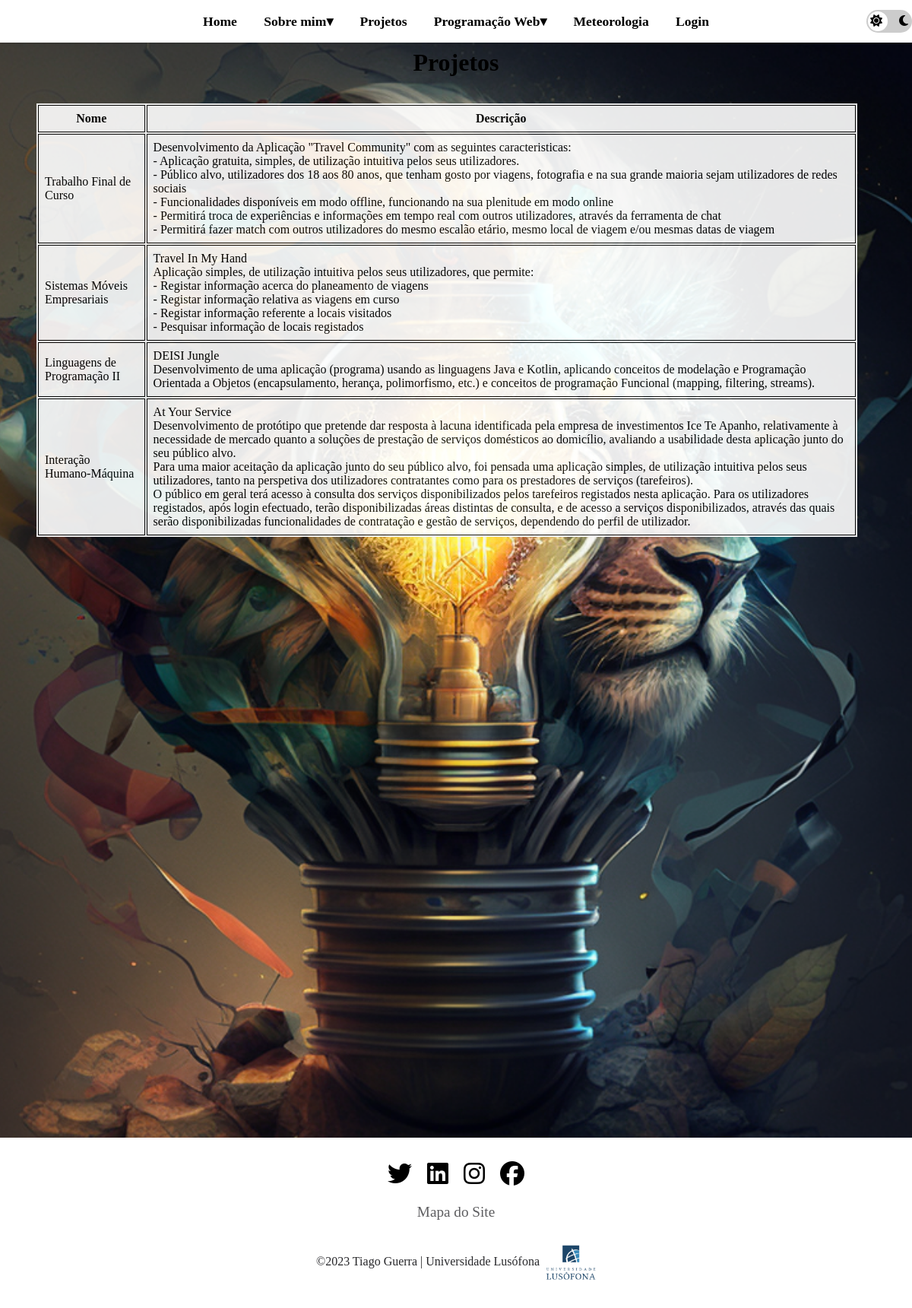
Page /projetos on the committed database.
### portfolio/models.py (models this page shows, shortened)
class Projeto(models.Model):
    nome = models.CharField(max_length=75)
    descricao = models.TextField(max_length=2000)

### portfolio/views.py (the view)
# urls.py: path('projetos', views.projetos_page_view, name='projetos'),
def projetos_page_view(request):
    projetos = Projeto.objects.all()
    return render(request, 'portfolio/projetos.html', {'projetos': projetos})

### portfolio/templates/portfolio/projetos.html (shortened to what this page needs)
{% extends 'portfolio/layout.html' %}
{% load static %}
{% block head %}
<link rel="stylesheet" href="{% static 'css/projetos.css' %}">
{% endblock %}
{% block main %}
    <h1>Projetos</h1>
    <table class="tabelaOutros">
        <thead>
            <tr class="header-tr">
                <th>Nome</th>
                <th>Descrição</th>
            </tr>
        </thead>
        <tbody>
        {% for projeto in projetos %}
            <tr>
              <td>{{ projeto.nome }}</td>
              <td>{{ projeto.descricao | safe }}</td>
            </tr>
        {% endfor %}
        </tbody>
    </table>
{% endblock %}

### portfolio/static/css/projetos.css (style rules this page uses)
* { padding: 0; margin: 0; }
body { background-image: url('../images/enterpreneur_art.png'); background-position: center; background-repeat: no-repeat; background-size: cover; background-attachment: fixed; text-align: center; }
h1 { position: absolute; top: 8vh; width: 100%; }
table { display: inline-block; min-width: 100px; vertical-align: top; margin-right: 2%; margin-top: 10vh; opacity: 0.9; }
th, td { border: 1px solid black; padding: 8px; text-align: left; }
th { text-align: center; }
.header-tr { font-weight: bold; }

### portfolio/static/css/geral-light.css (style rules this page uses)
html, body { height: 100%; margin: 0; padding: 0; }
.tabelaOutros { background-color: white; color: black; width: 90%; }

### rows in the picture
Projeto: nome "Trabalho Final de Curso", descricao "Desenvolvimento da Aplicação \"Travel Community\" com as seguintes caracteristicas: - Aplicação gratuita, simples, de utilização intuitiva pelos seus utilizadores. - Público alvo, utilizadores dos 18 aos 80 anos, que tenham gosto por viagens, fotografia e na sua grande maioria sejam utilizadores de redes sociais - Funcionalidades disponíveis em modo offline, funcionando na sua plenitude em modo online - Permitirá troca de experiências e informações em tempo real com outros utilizadores, através da ferramenta de chat - Permitirá fazer match com outros utilizadores do mesmo escalão etário, mesmo local de viagem e/ou mesmas datas de viagem"
Projeto: nome "Sistemas Móveis Empresariais", descricao "Travel In My Hand Aplicação simples, de utilização intuitiva pelos seus utilizadores, que permite: - Registar informação acerca do planeamento de viagens - Registar informação relativa as viagens em curso - Registar informação referente a locais visitados - Pesquisar informação de locais registados"
Projeto: nome "Linguagens de Programação II", descricao "DEISI Jungle Desenvolvimento de uma aplicação (programa) usando as linguagens Java e Kotlin, aplicando conceitos de modelação e Programação Orientada a Objetos (encapsulamento, herança, polimorfismo, etc.) e conceitos de programação Funcional (mapping, filtering, streams)."
Projeto: nome "Interação Humano-Máquina", descricao "At Your Service Desenvolvimento de protótipo que pretende dar resposta à lacuna identificada pela empresa de investimentos Ice Te Apanho, relativamente à necessidade de mercado quanto a soluções de prestação de serviços domésticos ao domicílio, avaliando a usabilidade desta aplicação junto do seu público alvo. Para uma maior aceitação da aplicação junto do seu público alvo, foi pensada uma aplicação simples, de utilização intuitiva pelos seus utilizadores, tanto na perspetiva dos utilizadores contratantes como para os prestadores de serviços (tarefeiros). O público em geral terá acesso à consulta dos serviços disponibilizados pelos tarefeiros registados nesta aplicação. Para os utilizadores…"
